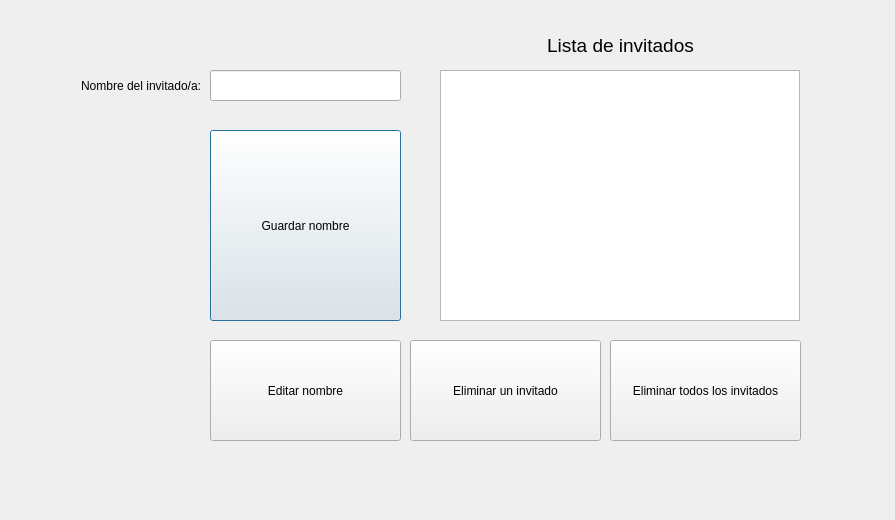
<?xml version="1.0" encoding="UTF-8"?>
<ui version="4.0">
 <class>Dialog</class>
 <widget class="QDialog" name="Dialog">
  <property name="geometry">
   <rect>
    <x>0</x>
    <y>0</y>
    <width>895</width>
    <height>520</height>
   </rect>
  </property>
  <property name="windowTitle">
   <string>Dialog</string>
  </property>
  <widget class="QListWidget" name="lista">
   <property name="geometry">
    <rect>
     <x>440</x>
     <y>70</y>
     <width>360</width>
     <height>251</height>
    </rect>
   </property>
  </widget>
  <widget class="QLineEdit" name="nombres">
   <property name="geometry">
    <rect>
     <x>210</x>
     <y>70</y>
     <width>191</width>
     <height>31</height>
    </rect>
   </property>
  </widget>
  <widget class="QLabel" name="label">
   <property name="geometry">
    <rect>
     <x>70</x>
     <y>70</y>
     <width>131</width>
     <height>31</height>
    </rect>
   </property>
   <property name="text">
    <string>Nombre del invitado/a:</string>
   </property>
   <property name="alignment">
    <set>Qt::AlignRight|Qt::AlignTrailing|Qt::AlignVCenter</set>
   </property>
  </widget>
  <widget class="QLabel" name="label_2">
   <property name="geometry">
    <rect>
     <x>440</x>
     <y>30</y>
     <width>361</width>
     <height>31</height>
    </rect>
   </property>
   <property name="font">
    <font>
     <pointsize>14</pointsize>
    </font>
   </property>
   <property name="text">
    <string>Lista de invitados</string>
   </property>
   <property name="alignment">
    <set>Qt::AlignCenter</set>
   </property>
  </widget>
  <widget class="QPushButton" name="boton_guardar">
   <property name="geometry">
    <rect>
     <x>210</x>
     <y>130</y>
     <width>191</width>
     <height>191</height>
    </rect>
   </property>
   <property name="text">
    <string>Guardar nombre</string>
   </property>
  </widget>
  <widget class="QPushButton" name="boton_editar">
   <property name="geometry">
    <rect>
     <x>210</x>
     <y>340</y>
     <width>191</width>
     <height>101</height>
    </rect>
   </property>
   <property name="text">
    <string>Editar nombre</string>
   </property>
  </widget>
  <widget class="QPushButton" name="boton_borrar">
   <property name="geometry">
    <rect>
     <x>410</x>
     <y>340</y>
     <width>191</width>
     <height>101</height>
    </rect>
   </property>
   <property name="text">
    <string>Eliminar un invitado</string>
   </property>
  </widget>
  <widget class="QPushButton" name="boton_borrar_todo">
   <property name="geometry">
    <rect>
     <x>610</x>
     <y>340</y>
     <width>191</width>
     <height>101</height>
    </rect>
   </property>
   <property name="text">
    <string>Eliminar todos los invitados</string>
   </property>
  </widget>
 </widget>
 <resources/>
 <connections/>
</ui>
